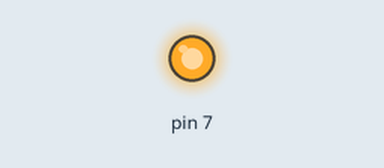
This sketch was run on a simulated Arduino Uno, built with avr-gcc and run on an emulated ATmega328P. Shown: output pins drawn as LEDs (lit = HIGH). At 3.0 s the program stops and its outputs stay as they are.

Above: at 0.1 s.
At 1.1 s:
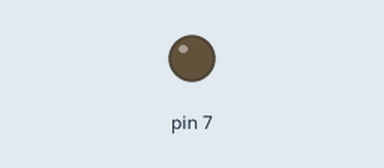
Timing chart, 0 to 4.5 s (numbered marks = the images above):
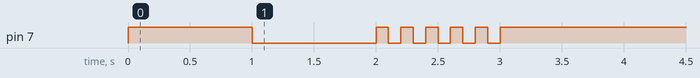

The sketch:

05_practice_2.ino
```cpp
//05P12
void setup() {
  pinMode(7,OUTPUT);
}

void loop() {

  digitalWrite(7, 1);
  delay(1000);
  digitalWrite(7, 0);
  delay(1000);
  int i;
  for (i=0; i<=4; i++){
  digitalWrite(7, 1);
  delay(100);
  digitalWrite(7, 0);
  delay(100);

  }
  while(1){
    digitalWrite
    (7, 1);} {
    }

}
```

Measured:
- by itself, pin 7: goes HIGH 1.0 s, LOW 1.0 s, 5 × (HIGH 0.10 s, LOW 0.10 s), then HIGH
